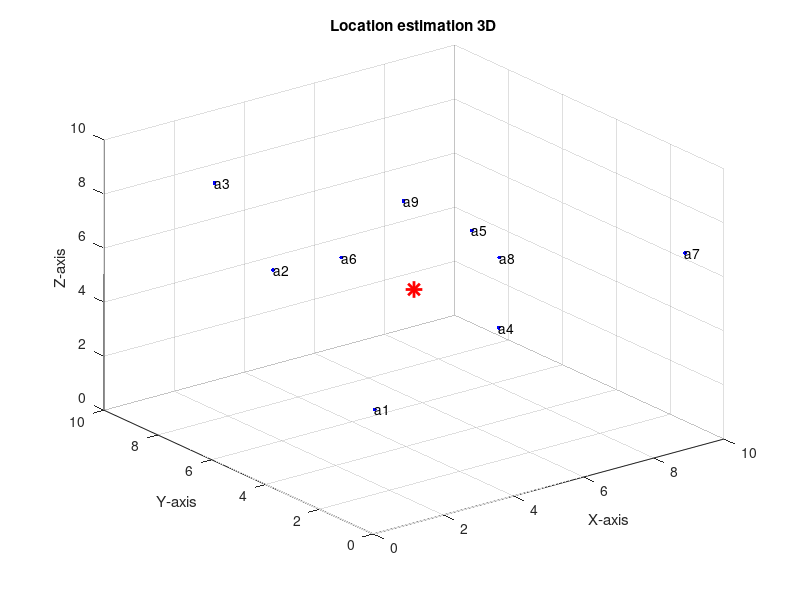

This figure's MATLAB source: (Note: this script raises an error after producing the figure.)
clc;
clear all;
close all;
str = fprintf('Estimation of 3D location with Decision Tree Algorithm For Flying Ad Hoc Networks\n');
nodes=9;
str = fprintf('Number of nodes: %d\n', nodes);
xl=[1.2,0.6,2,4.5,5.5,6,9.5,8.2,7];     % x coordinate values
yl=[1.5,4.5,8.5,1.2,3.5,9,0.8,6,8];     % y coordinate values
zl=[3.5,7.5,8.4,5.5,7.7,4,6.7,4.6,6.2]; % z coordinate values
mobileLoc  = [5,5,5];  % unknown node
w={'a1' 'a2' 'a3' 'a4' 'a5' 'a6' 'a7' 'a8' 'a9'};
d1=[]; d2=[]; P=[];
for i=1:nodes
    plot3(xl(i),yl(i),zl(i),'b.','MarkerSize',9,'lineWidth',3);  %plot of initial known nodes
    xlabel('X-axis');
    ylabel('Y-axis');
    zlabel('Z-axis');
    title('Location estimation 3D');
    text(xl(i),yl(i),zl(i),w(i));
    axis([0 10 0 10 0 10]);
    hold on;
    grid on;
end
plot3(mobileLoc(1),mobileLoc(2),mobileLoc(3),'r*','MarkerSize',12,'lineWidth',2); % plot of unknown node
 for n = 1 : nodes
  distance = sqrt( (xl(n)-mobileLoc(1)).^2 + (yl(n)-mobileLoc(2)).^2 + (zl(n)-mobileLoc(2)).^2 ); % distance calculation with respected n known node
  d1(n)=distance;
  str = fprintf('Actual distance from node-%d: %d \n',n, d1(n));
 end
P0=55;  % path loss w.r.t reference
N=1;    % %path loss exponent
d0=1;   % reference distance
sigma=7; %noise variance
str = fprintf('Calculation of Received Signal Strength by log-normal model \n');
str = fprintf('Path loss for reference distance: %ddB \n', P0);
str = fprintf('Path loss exponent: %d \n', N);
str = fprintf('Reference distance: %dm \n', d0);
str = fprintf('Noise variance: %d \n', sigma);
for i=1:nodes 
P(i)=(P0-(10*N*log10(d1(i)/d0))+sigma); % received signal strength
str = fprintf('Received Signal Strength from node-%d: %d \n',i, P(i));
end
for i=1:nodes
    d2(i)=(10^((P0-P(i))/(10*N))); %estimated distance from RSS
%     while (d1(1)-d2(i)>0.1)
%         d2(i) = d2(i)+0.3*(d1(1)-d2(i))*d2(i);
%     end
    str = fprintf('Estimated distance from node-%d: %d \n',i, d2(i));
%str = fprintf('Estimated distance from node-%d: %d \n',i, dd2(i));
%str = fprintf('Estimated distance from node-%d: %d \n',i, ddd2(i));
end
B=sort(d1);
C=sort(d2);
R1=[];
for k=1:4
    for i=1:nodes
        if C(k)==d2(i)
           R=[xl(i) yl(i) zl(i)];
           R1=[R1;R];
           str = fprintf('Node with Good signal strength: Node-%d \n',i);
        end
    end
end
%ABC
Dab1=sqrt(((R1(1,1)-R1(2,1))^2) + ((R1(1,2)-R1(2,2))^2) + ((R1(1,3)-R1(2,3))^2));
Dbc1=sqrt(((R1(2,1)-R1(3,1))^2) + ((R1(2,2)-R1(3,2))^2) + ((R1(2,3)-R1(3,3))^2));
Dca1=sqrt(((R1(3,1)-R1(1,1))^2) + ((R1(3,2)-R1(1,2))^2) + ((R1(3,3)-R1(1,3))^2));
CA1=C(1)+C(2);
CB1=C(2)+C(3);
CC1=C(3)+C(1);
%ab
if Dab1 == (C(1)+C(2))
        Pab1=[(((C(2)*R1(1,1))-(C(1)*R1(2,1)))/(C(1)+C(2))) (((C(2)*R1(1,2))-(C(1)*R1(2,2)))/(C(1)+C(2))) (((C(2)*R1(1,3))-(C(1)*R1(2,3)))/(C(1)+C(2)))];
        PP1=Pab1;
elseif Dab1>(C(1)+C(2))
        Pab2=[(((C(2)*R1(1,1))+(C(1)*R1(2,1)))/(C(1)+C(2))) (((C(2)*R1(1,2))+(C(1)*R1(2,2)))/(C(1)+C(2))) (((C(2)*R1(1,3))-(C(1)*R1(2,3)))/(C(1)+C(2)))];
        PP1=Pab2;
elseif Dab1==abs(((C(1)-C(2))))
        Pab3=[(((C(2)*R1(1,1))-(C(1)*R1(2,1)))/(C(2)-C(1))) (((C(2)*R1(1,2))-(C(1)*R1(2,2)))/(C(2)-C(1))) (((C(2)*R1(1,3))-(C(1)*R1(2,3)))/(C(2)-C(1)))];
        PP1=Pab3;
elseif abs(((C(1)-C(2))))<Dab1<(C(1)+C(2))
        Vab1=(((C(2)^2) - (C(1)^2) - (R1(2,1)^2) + (R1(1,1)^2) - (R1(2,2)^2) + (R1(1,2)^2) - (R1(2,3)^2) + (R1(1,3)^2))/2);
        A1 = ((((R1(1,2)-R1(2,2))^2)/((R1(1,1)-R1(2,1))^2)) + 1);
        B1 = ((((R1(1,3)-R1(2,3))^2)/((R1(1,1)-R1(2,1))^2)) + 1);
        C1 = ((((-2)*Vab1*(R1(1,2)-R1(2,2)))/((R1(1,1)-R1(2,1))^2)) + (((2)*(R1(1,1))*(R1(1,2)-R1(2,2)))/((R1(1,1)-R1(2,1)))) - (2*R1(1,2)));
        D1 = ((((-2)*Vab1*(R1(1,3)-R1(2,3)))/((R1(1,1)-R1(2,1))^2)) + (((2)*(R1(1,1))*(R1(1,3)-R1(2,3)))/((R1(1,1)-R1(2,1)))) - (2*R1(1,3)));
        E1 = ((2)*(R1(1,2)-R1(2,2))*(R1(1,3)-R1(2,3)));
        Y1 = (-(((2*B1*C1) - (D1*E1))/((4*A1*B1) - E1^2)));
        Z1 = (-(((2*A1*D1) - (C1*E1))/((4*A1*B1) - E1^2)));
        X1 = ((Vab1 - (Y1*(R1(1,2)-R1(2,2))) - (Z1*(R1(1,3)-R1(2,3))))/((R1(1,1)-R1(2,1))));
        Pab4=[X1 Y1 Z1];
        PP1=Pab4;
else
        Pab5=[(((C(2)*R1(1,1))-(C(1)*R1(2,1)))/(C(1)-C(2))) (((C(2)*R1(1,2))-(C(1)*R1(2,2)))/(C(1)-C(2))) (((C(2)*R1(1,3))-(C(1)*R1(2,3)))/(C(1)-C(2)))];
        PP1=Pab5;
end
%bc
if Dbc1 == (C(2)+C(3))
        Pbc1=[(((C(3)*R1(2,1))-(C(2)*R1(3,1)))/(C(2)+C(3))) (((C(3)*R1(2,2))-(C(2)*R1(3,2)))/(C(2)+C(3))) (((C(3)*R1(2,3))-(C(2)*R1(3,3)))/(C(3)+C(2)))];
        PP2=Pbc1;
elseif Dbc1>(C(2)+C(3))
        Pbc2=[(((C(3)*R1(2,1))+(C(2)*R1(3,1)))/(C(2)+C(3))) (((C(3)*R1(2,2))+(C(2)*R1(3,2)))/(C(2)+C(3))) (((C(3)*R1(2,3))-(C(2)*R1(3,3)))/(C(3)+C(2)))];
        PP2=Pbc2;
elseif Dbc1==abs(((C(2)-C(3))))
        Pbc3=[(((C(3)*R1(2,1))-(C(2)*R1(3,1)))/(C(3)-C(2))) (((C(3)*R1(2,2))-(C(2)*R1(3,1)))/(C(3)-C(2))) (((C(3)*R1(2,3))-(C(2)*R1(3,3)))/(C(3)-C(2)))];
        PP2=Pbc3;
elseif abs(((C(2)-C(3))))<Dbc1<(C(2)+C(3))
        Vbc1=(((C(3)^2) - (C(2)^2) - (R1(3,1)^2) + (R1(2,1)^2) - (R1(3,2)^2) + (R1(2,2)^2) - (R1(3,3)^2) + (R1(2,3)^2))/2);
        A2 = ((((R1(2,2)-R1(3,2))^2)/((R1(2,1)-R1(3,1))^2)) + 1);
        B2 = ((((R1(2,3)-R1(3,3))^2)/((R1(2,1)-R1(3,1))^2)) + 1);
        C2 = ((((-2)*(Vbc1)*(R1(2,2)-R1(3,2)))/((R1(2,1)-R1(3,1))^2)) + (((2)*(R1(2,1))*(R1(2,2)-R1(3,2)))/((R1(2,1)-R1(3,1)))) - (2*R1(2,2)));
        D2 = ((((-2)*(Vbc1)*(R1(2,3)-R1(3,3)))/((R1(2,1)-R1(3,1))^2)) + (((2)*(R1(2,1))*(R1(2,3)-R1(3,3)))/((R1(2,1)-R1(3,1)))) - (2*R1(2,3)));
        E2 = ((2)*(R1(2,2)-R1(3,2))*(R1(2,3)-R1(3,3)));
        Y2 = (-(((2*B2*C2) - (D2*E2))/((4*A2*B2) - E2^2)));
        Z2 = (-(((2*A2*D2) - (C2*E2))/((4*A2*B2) - E2^2)));
        X2 = ((Vbc1 - (Y2*(R1(2,2)-R1(3,2))) - (Z2*(R1(2,3)-R1(3,3))))/((R1(2,1)-R1(3,1))));
        Pbc4=[X2 Y2 Z2];
        PP2=Pbc4;
else
        Pbc5=[(((C(3)*R1(2,1))-(C(2)*R1(3,1)))/(C(2)-C(3))) (((C(3)*R1(2,2))-(C(2)*R1(3,2)))/(C(2)-C(3))) (((C(3)*R1(2,3))-(C(2)*R1(3,3)))/(C(2)-C(3)))];
        PP2=Pbc5;
end
%ca
if Dca1 == (C(3)+C(1))
        Pca1=[(((C(1)*R1(3,1))-(C(3)*R1(1,1)))/(C(1)+C(3))) (((C(1)*R1(3,2))-(C(3)*R1(1,2)))/(C(1)+C(3))) (((C(1)*R1(3,3))-(C(3)*R1(1,3)))/(C(1)+C(3)))];
        PP3=Pca1;
elseif Dca1>(C(3)+C(1))
        Pca2=[(((C(1)*R1(3,1))+(C(3)*R1(1,1)))/(C(1)+C(3))) (((C(1)*R1(3,2))+(C(3)*R1(1,2)))/(C(1)+C(3))) (((C(1)*R1(3,3))+(C(3)*R1(1,3)))/(C(1)+C(3)))];
        PP3=Pca2;
elseif Dca1==abs(((C(3)-C(1))))
        Pca3=[(((C(1)*R1(3,1))-(C(3)*R1(1,1)))/(C(1)-C(3))) (((C(1)*R1(3,2))-(C(3)*R1(1,2)))/(C(1)-C(3))) (((C(1)*R1(3,3))-(C(3)*R1(1,3)))/(C(1)-C(3)))];
        PP3=Pca3;
elseif abs(((C(3)-C(1))))<Dca1<(C(1)+C(3))
        Vca1=(((C(1)^2) - (C(3)^2) - (R1(1,1)^2) + (R1(3,1)^2) - (R1(1,2)^2) + (R1(3,2)^2) - (R1(1,3)^2) + (R1(3,3)^2))/2);
        A3 = ((((R1(3,2)-R1(1,2))^2)/((R1(3,1)-R1(1,1))^2)) + 1);
        B3 = ((((R1(3,3)-R1(1,3))^2)/((R1(3,1)-R1(1,1))^2)) + 1);
        C3 = ((((-2)*(Vca1)*(R1(3,2)-R1(1,2)))/((R1(3,1)-R1(1,1))^2)) + (((2)*(R1(3,1))*(R1(3,2)-R1(1,2)))/((R1(3,1)-R1(1,1)))) - (2*R1(3,2)));
        D3 = ((((-2)*(Vca1)*(R1(3,3)-R1(1,3)))/((R1(3,1)-R1(1,1))^2)) + (((2)*(R1(3,1))*(R1(3,3)-R1(1,3)))/((R1(3,1)-R1(1,1)))) - (2*R1(3,3)));
        E3 = ((2)*(R1(3,2)-R1(1,2))*(R1(3,3)-R1(1,3)));
        Y3 = (-(((2*B3*C3) - (D3*E3))/((4*A3*B3) - E3^2)));
        Z3 = (-(((2*A3*D3) - (C3*E3))/((4*A3*B3) - E3^2)));
        X3 = ((Vca1 - (Y3*(R1(3,2)-R1(1,2))) - (Z3*(R1(3,3)-R1(1,3))))/((R1(3,1)-R1(1,1))));
        Pca4=[X3 Y3 Z3];
        PP3=Pca4;
else
        Pca5=[(((C(1)*R1(3,1))-(C(3)*R1(1,1)))/(C(3)-C(1))) (((C(1)*R1(3,2))-(C(3)*R1(1,2)))/(C(3)-C(1))) (((C(1)*R1(3,3))-(C(3)*R1(1,3)))/(C(3)-C(1)))];
        PP3=Pca5;
end
%M1
XM1=(((PP1(1)/(C(1)+C(2))) + (PP2(1)/(C(2)+C(3))) + (PP3(1)/(C(3)+C(1))))/((1/(C(1)+C(2))) + (1/(C(2)+C(3))) + (1/(C(3)+C(1)))));
YM1=(((PP1(2)/(C(1)+C(2))) + (PP2(2)/(C(2)+C(3))) + (PP3(2)/(C(3)+C(1))))/((1/(C(1)+C(2))) + (1/(C(2)+C(3))) + (1/(C(3)+C(1)))));
ZM1=(((PP1(3)/(C(1)+C(2))) + (PP2(3)/(C(2)+C(3))) + (PP3(3)/(C(3)+C(1))))/((1/(C(1)+C(2))) + (1/(C(2)+C(3))) + (1/(C(3)+C(1)))));
% plot3(XM1,YM1,ZM1,'m^','MarkerSize',2,'lineWidth',6); hold on;

%BCD
Dbc2=sqrt(((R1(2,1)-R1(3,1))^2) + ((R1(2,2)-R1(3,2))^2) + ((R1(2,3)-R1(3,3))^2));
Dcd2=sqrt(((R1(3,1)-R1(4,1))^2) + ((R1(3,2)-R1(4,2))^2) + ((R1(3,3)-R1(4,3))^2));
Ddb2=sqrt(((R1(4,1)-R1(2,1))^2) + ((R1(4,2)-R1(2,2))^2) + ((R1(4,3)-R1(2,3))^2));
CA2=C(2)+C(3);
CB2=C(3)+C(4);
CC2=C(4)+C(2);
%bc
if Dbc2 == (C(2)+C(3))
        Qbc1=[(((C(3)*R1(2,1))-(C(2)*R1(3,1)))/(C(2)+C(3))) (((C(3)*R1(2,2))-(C(2)*R1(3,2)))/(C(2)+C(3))) (((C(3)*R1(2,3))-(C(2)*R1(3,3)))/(C(3)+C(2)))];
        QQ1=Qbc1;
elseif Dbc2>(C(2)+C(3))
        Qbc2=[(((C(3)*R1(2,1))+(C(2)*R1(3,1)))/(C(2)+C(3))) (((C(3)*R1(2,2))+(C(2)*R1(3,2)))/(C(2)+C(3))) (((C(3)*R1(2,3))-(C(2)*R1(3,3)))/(C(3)+C(2)))];
        QQ1=Qbc2;
elseif Dbc2==abs(((C(2)-C(3))))
        Qbc3=[(((C(3)*R1(2,1))-(C(2)*R1(3,1)))/(C(3)-C(2))) (((C(3)*R1(2,2))-(C(2)*R1(3,1)))/(C(3)-C(2))) (((C(3)*R1(2,3))-(C(2)*R1(3,3)))/(C(3)-C(2)))];
        QQ1=Qbc3;
elseif abs(((C(2)-C(3))))<Dbc2<(C(2)+C(3))
        Vbc2=(((C(3)^2) - (C(2)^2) - (R1(3,1)^2) + (R1(2,1)^2) - (R1(3,2)^2) + (R1(2,2)^2) - (R1(3,3)^2) + (R1(2,3)^2))/2);
        A4 = ((((R1(2,2)-R1(3,2))^2)/((R1(2,1)-R1(3,1))^2)) + 1);
        B4 = ((((R1(2,3)-R1(3,3))^2)/((R1(2,1)-R1(3,1))^2)) + 1);
        C4 = ((((-2)*(Vbc2)*(R1(2,2)-R1(3,2)))/((R1(2,1)-R1(3,1))^2)) + (((2)*(R1(2,1))*(R1(2,2)-R1(3,2)))/((R1(2,1)-R1(3,1)))) - (2*R1(2,2)));
        D4 = ((((-2)*(Vbc2)*(R1(2,3)-R1(3,3)))/((R1(2,1)-R1(3,1))^2)) + (((2)*(R1(2,1))*(R1(2,3)-R1(3,3)))/((R1(2,1)-R1(3,1)))) - (2*R1(2,3)));
        E4 = ((2)*(R1(2,2)-R1(3,2))*(R1(2,3)-R1(3,3)));
        Y4 = (-(((2*B4*C4) - (D4*E4))/((4*A4*B4) - E4^2)));
        Z4 = (-(((2*A4*D4) - (C4*E4))/((4*A4*B4) - E4^2)));
        X4 = ((Vbc2 - (Y4*(R1(2,2)-R1(3,2))) - (Z4*(R1(2,3)-R1(3,3))))/((R1(2,1)-R1(3,1))));
        Qbc4=[X4 Y4 Z4];
        QQ1=Qbc4;
else
        Qbc5=[(((C(3)*R1(2,1))-(C(2)*R1(3,1)))/(C(2)-C(3))) (((C(3)*R1(2,2))-(C(2)*R1(3,2)))/(C(2)-C(3))) (((C(3)*R1(2,3))-(C(2)*R1(3,3)))/(C(2)-C(3)))];
        QQ1=Qbc5;
end
%cd
if Dcd2 == (C(3)+C(4))
        Qcd1=[(((C(4)*R1(3,1))-(C(3)*R1(4,1)))/(C(4)+C(3))) (((C(4)*R1(3,2))-(C(3)*R1(4,2)))/(C(4)+C(3))) (((C(4)*R1(3,3))-(C(3)*R1(4,3)))/(C(4)+C(3)))];
        QQ2=Qcd1;
elseif Dcd2>(C(3)+C(4))
        Qcd2=[(((C(4)*R1(3,1))+(C(3)*R1(4,1)))/(C(4)+C(3))) (((C(4)*R1(3,2))+(C(3)*R1(4,2)))/(C(4)+C(3))) (((C(4)*R1(3,3))+(C(3)*R1(4,3)))/(C(4)+C(3)))];
        QQ2=Qcd2;
elseif Dcd2==abs(((C(3)-C(4))))
        Qcd3=[(((C(4)*R1(3,1))-(C(3)*R1(4,1)))/(C(4)-C(3))) (((C(4)*R1(3,2))-(C(3)*R1(4,2)))/(C(4)-C(3))) (((C(4)*R1(3,3))-(C(3)*R1(4,3)))/(C(4)-C(3)))];
        QQ2=Qcd3;
elseif abs(((C(3)-C(4))))<Dcd2<(C(4)+C(3))
        Vca2=(((C(4)^2) - (C(3)^2) - (R1(4,1)^2) + (R1(3,1)^2) - (R1(4,2)^2) + (R1(3,2)^2) - (R1(4,3)^2) + (R1(3,3)^2))/2);
        A5 = ((((R1(3,2)-R1(4,2))^2)/((R1(3,1)-R1(4,1))^2)) + 1);
        B5 = ((((R1(3,3)-R1(4,3))^2)/((R1(3,1)-R1(4,1))^2)) + 1);
        C5 = ((((-2)*(Vca2)*(R1(3,2)-R1(4,2)))/((R1(3,1)-R1(4,1))^2)) + (((2)*(R1(3,1))*(R1(3,2)-R1(4,2)))/((R1(3,1)-R1(4,1)))) - (2*R1(3,2)));
        D5 = ((((-2)*(Vca2)*(R1(3,3)-R1(4,3)))/((R1(3,1)-R1(4,1))^2)) + (((2)*(R1(3,1))*(R1(3,3)-R1(4,3)))/((R1(3,1)-R1(4,1)))) - (2*R1(3,3)));
        E5 = ((2)*(R1(3,2)-R1(4,2))*(R1(3,3)-R1(4,3)));
        Y5 = (-(((2*B5*C5) - (D5*E5))/((4*A5*B5) - E5^2)));
        Z5 = (-(((2*A5*D5) - (C5*E5))/((4*A5*B5) - E5^2)));
        X5 = ((Vca2 - (Y5*(R1(3,2)-R1(4,2))) - (Z5*(R1(3,3)-R1(4,3))))/((R1(3,1)-R1(4,1))));
        Qcd4=[X5 Y5 Z5];
        QQ2=Qcd4;
else
        Qcd5=[(((C(4)*R1(3,1))-(C(3)*R1(4,1)))/(C(3)-C(4))) (((C(4)*R1(3,2))-(C(3)*R1(4,2)))/(C(3)-C(4))) (((C(4)*R1(3,3))-(C(3)*R1(4,3)))/(C(3)-C(4)))];
        QQ2=Qcd5;
end
%db
if Ddb2 == (C(4)+C(2))
        Qdb1=[(((C(2)*R1(4,1))-(C(4)*R1(2,1)))/(C(2)+C(4))) (((C(2)*R1(4,2))-(C(4)*R1(2,2)))/(C(2)+C(4))) (((C(2)*R1(4,3))-(C(4)*R1(2,3)))/(C(2)+C(4)))];
        QQ3=Qdb1;
elseif Ddb2>(C(4)+C(2))
        Qdb2=[(((C(2)*R1(4,1))+(C(4)*R1(2,1)))/(C(2)+C(4))) (((C(2)*R1(4,2))+(C(4)*R1(2,2)))/(C(2)+C(4))) (((C(2)*R1(4,3))+(C(4)*R1(2,3)))/(C(2)+C(4)))];
        QQ3=Qdb2;
elseif Ddb2==abs(((C(4)-C(2))))
        Qdb3=[(((C(2)*R1(4,1))-(C(4)*R1(2,1)))/(C(2)-C(4))) (((C(2)*R1(4,2))-(C(4)*R1(2,2)))/(C(2)-C(4))) (((C(2)*R1(4,3))-(C(4)*R1(2,3)))/(C(2)-C(4)))];
        QQ3=Qdb3;
elseif abs(((C(4)-C(2))))<Ddb2<(C(4)+C(2))
        Vdb2=(((C(2)^2) - (C(4)^2) - (R1(2,1)^2) + (R1(4,1)^2) - (R1(2,2)^2) + (R1(4,2)^2) - (R1(2,3)^2) + (R1(4,3)^2))/2);
        A6 = ((((R1(4,2)-R1(2,2))^2)/((R1(4,1)-R1(2,1))^2)) + 1);
        B6 = ((((R1(4,3)-R1(2,3))^2)/((R1(4,1)-R1(2,1))^2)) + 1);
        C6 = ((((-2)*(Vdb2)*(R1(4,2)-R1(2,2)))/((R1(4,1)-R1(2,1))^2)) + (((2)*(R1(4,1))*(R1(4,2)-R1(2,2)))/((R1(4,1)-R1(2,1)))) - (2*R1(4,2)));
        D6 = ((((-2)*(Vdb2)*(R1(4,3)-R1(2,3)))/((R1(4,1)-R1(2,1))^2)) + (((2)*(R1(4,1))*(R1(4,3)-R1(2,3)))/((R1(4,1)-R1(2,1)))) - (2*R1(4,3)));
        E6 = ((2)*(R1(4,2)-R1(2,2))*(R1(4,3)-R1(2,3)));
        Y6 = (-(((2*B6*C6) - (D6*E6))/((4*A6*B6) - E6^2)));
        Z6 = (-(((2*A6*D6) - (C6*E6))/((4*A6*B6) - E6^2)));
        X6 = ((Vdb2 - (Y6*(R1(4,2)-R1(2,2))) - (Z6*(R1(4,3)-R1(2,3))))/((R1(4,1)-R1(2,1))));
        Qdb4=[X6 Y6 Z6];
        QQ3=Qdb4;
else
        Qdb5=[(((C(3)*R1(2,1))-(C(2)*R1(3,1)))/(C(2)-C(3))) (((C(3)*R1(2,2))-(C(2)*R1(3,2)))/(C(2)-C(3))) (((C(3)*R1(2,3))-(C(2)*R1(3,3)))/(C(2)-C(3)))];
        QQ3=Qdb5;
end
%M2
XM2=(((QQ1(1)/(C(2)+C(3))) + (QQ2(1)/(C(3)+C(4))) + (QQ3(1)/(C(4)+C(2))))/((1/(C(2)+C(3))) + (1/(C(3)+C(4))) + (1/(C(4)+C(2)))));
YM2=(((QQ1(2)/(C(2)+C(3))) + (QQ2(2)/(C(3)+C(4))) + (QQ3(2)/(C(4)+C(2))))/((1/(C(2)+C(3))) + (1/(C(3)+C(4))) + (1/(C(4)+C(2)))));
ZM2=(((QQ1(3)/(C(2)+C(3))) + (QQ2(3)/(C(3)+C(4))) + (QQ3(3)/(C(4)+C(2))))/((1/(C(2)+C(3))) + (1/(C(3)+C(4))) + (1/(C(4)+C(2)))));
% plot3(XM2,YM2,ZM2,'g^','MarkerSize',2,'lineWidth',6); hold on;

%CDA
Dcd3=sqrt(((R1(3,1)-R1(4,1))^2) + ((R1(3,2)-R1(4,2))^2) + ((R1(3,3)-R1(4,3))^2));
Dda3=sqrt(((R1(4,1)-R1(1,1))^2) + ((R1(4,2)-R1(1,2))^2) + ((R1(4,3)-R1(1,3))^2));
Dac3=sqrt(((R1(1,1)-R1(3,1))^2) + ((R1(1,2)-R1(3,2))^2) + ((R1(1,3)-R1(3,3))^2));
CA3=C(3)+C(4);
CB3=C(4)+C(1);
CC3=C(1)+C(3);

%cd
if Dcd3 == (C(3)+C(4))
        Rcd1=[(((C(4)*R1(3,1))-(C(3)*R1(4,1)))/(C(4)+C(3))) (((C(4)*R1(3,2))-(C(3)*R1(4,2)))/(C(4)+C(3))) (((C(4)*R1(3,3))-(C(3)*R1(4,3)))/(C(4)+C(3)))];
        RR1=Rcd1;
elseif Dcd3>(C(3)+C(4))
        Rcd2=[(((C(4)*R1(3,1))+(C(3)*R1(4,1)))/(C(4)+C(3))) (((C(4)*R1(3,2))+(C(3)*R1(4,2)))/(C(4)+C(3))) (((C(4)*R1(3,3))+(C(3)*R1(4,3)))/(C(4)+C(3)))];
        RR1=Rcd2;
elseif Dcd3==abs(((C(3)-C(4))))
        Rcd3=[(((C(4)*R1(3,1))-(C(3)*R1(4,1)))/(C(4)-C(3))) (((C(4)*R1(3,2))-(C(3)*R1(4,2)))/(C(4)-C(3))) (((C(4)*R1(3,3))-(C(3)*R1(4,3)))/(C(4)-C(3)))];
        RR1=Rcd3;
elseif abs(((C(3)-C(4))))<Dcd3<(C(4)+C(3))
        Vcd3=(((C(4)^2) - (C(3)^2) - (R1(4,1)^2) + (R1(3,1)^2) - (R1(4,2)^2) + (R1(3,2)^2) - (R1(4,3)^2) + (R1(3,3)^2))/2);
        A7 = ((((R1(3,2)-R1(4,2))^2)/((R1(3,1)-R1(4,1))^2)) + 1);
        B7 = ((((R1(3,3)-R1(4,3))^2)/((R1(3,1)-R1(4,1))^2)) + 1);
        C7 = ((((-2)*(Vcd3)*(R1(3,2)-R1(4,2)))/((R1(3,1)-R1(4,1))^2)) + (((2)*(R1(3,1))*(R1(3,2)-R1(4,2)))/((R1(3,1)-R1(4,1)))) - (2*R1(3,2)));
        D7 = ((((-2)*(Vcd3)*(R1(3,3)-R1(4,3)))/((R1(3,1)-R1(4,1))^2)) + (((2)*(R1(3,1))*(R1(3,3)-R1(4,3)))/((R1(3,1)-R1(4,1)))) - (2*R1(3,3)));
        E7 = ((2)*(R1(3,2)-R1(4,2))*(R1(3,3)-R1(4,3)));
        Y7 = (-(((2*B7*C7) - (D7*E7))/((4*A7*B7) - E7^2)));
        Z7 = (-(((2*A7*D7) - (C7*E7))/((4*A7*B7) - E7^2)));
        X7 = ((Vcd3 - (Y7*(R1(3,2)-R1(4,2))) - (Z7*(R1(3,3)-R1(4,3))))/((R1(3,1)-R1(4,1))));
        Rcd4=[X7 Y7 Z7];
        RR1=Rcd4;
else
        Rcd5=[(((C(4)*R1(3,1))-(C(3)*R1(4,1)))/(C(3)-C(4))) (((C(4)*R1(3,2))-(C(3)*R1(4,2)))/(C(3)-C(4))) (((C(4)*R1(3,3))-(C(3)*R1(4,3)))/(C(3)-C(4)))];
        RR1=Rcd5;
end
%da
if Dda3 == (C(4)+C(1))
        Rdb1=[(((C(1)*R1(4,1))-(C(4)*R1(1,1)))/(C(1)+C(4))) (((C(1)*R1(4,2))-(C(4)*R1(1,2)))/(C(1)+C(4))) (((C(1)*R1(4,3))-(C(4)*R1(1,3)))/(C(1)+C(4)))];
        RR2=Rdb1;
elseif Dda3>(C(4)+C(1))
        Rdb2=[(((C(1)*R1(4,1))+(C(4)*R1(1,1)))/(C(1)+C(4))) (((C(1)*R1(4,2))+(C(4)*R1(1,2)))/(C(1)+C(4))) (((C(1)*R1(4,3))+(C(4)*R1(1,3)))/(C(1)+C(4)))];
        RR2=Rdb2;
elseif Dda3==abs(((C(4)-C(1))))
        Rdb3=[(((C(1)*R1(4,1))-(C(4)*R1(1,1)))/(C(1)-C(4))) (((C(1)*R1(4,2))-(C(4)*R1(1,2)))/(C(1)-C(4))) (((C(1)*R1(4,3))-(C(4)*R1(1,3)))/(C(1)-C(4)))];
        RR2=Rdb3;
elseif abs(((C(4)-C(2))))<Dda3<(C(4)+C(2))
        Vda3=(((C(1)^2) - (C(4)^2) - (R1(1,1)^2) + (R1(4,1)^2) - (R1(1,2)^2) + (R1(4,2)^2) - (R1(1,3)^2) + (R1(4,3)^2))/2);
        A8 = ((((R1(4,2)-R1(1,2))^2)/((R1(4,1)-R1(1,1))^2)) + 1);
        B8 = ((((R1(4,3)-R1(1,3))^2)/((R1(4,1)-R1(1,1))^2)) + 1);
        C8 = ((((-2)*(Vda3)*(R1(4,2)-R1(1,2)))/((R1(4,1)-R1(1,1))^2)) + (((2)*(R1(4,1))*(R1(4,2)-R1(1,2)))/((R1(4,1)-R1(1,1)))) - (2*R1(4,2)));
        D8 = ((((-2)*(Vda3)*(R1(4,3)-R1(1,3)))/((R1(4,1)-R1(1,1))^2)) + (((2)*(R1(4,1))*(R1(4,3)-R1(1,3)))/((R1(4,1)-R1(1,1)))) - (2*R1(4,3)));
        E8 = ((2)*(R1(4,2)-R1(1,2))*(R1(4,3)-R1(1,3)));
        Y8 = (-(((2*B8*C8) - (D8*E8))/((4*A8*B8) - E8^2)));
        Z8 = (-(((2*A8*D8) - (C8*E8))/((4*A8*B8) - E8^2)));
        X8 = ((Vda3 - (Y8*(R1(4,2)-R1(1,2))) - (Z8*(R1(4,3)-R1(1,3))))/((R1(4,1)-R1(1,1))));
        Rdb4=[X8 Y8 Z8];
        RR2=Rdb4;
else
        Rdb5=[(((C(1)*R1(4,1))-(C(4)*R1(1,1)))/(C(4)-C(1))) (((C(1)*R1(4,2))-(C(4)*R1(1,2)))/(C(4)-C(1))) (((C(1)*R1(4,3))-(C(4)*R1(1,3)))/(C(4)-C(1)))];
        RR2=Rdb5;
end
%ac
if Dac3 == (C(1)+C(3))
        Rac1=[(((C(3)*R1(1,1))-(C(1)*R1(3,1)))/(C(3)+C(1))) (((C(3)*R1(1,2))-(C(1)*R1(3,2)))/(C(3)+C(1))) (((C(3)*R1(1,3))-(C(1)*R1(3,3)))/(C(3)+C(1)))];
        RR3=Rac1;
elseif Dac3>(C(1)+C(3))
        Rac2=[(((C(3)*R1(1,1))+(C(1)*R1(3,1)))/(C(3)+C(1))) (((C(3)*R1(1,2))+(C(1)*R1(3,2)))/(C(3)+C(1))) (((C(3)*R1(1,3))+(C(1)*R1(3,3)))/(C(3)+C(1)))];
        RR3=Rac2;
elseif Dac3==abs(((C(1)-C(3))))
        Rac3=[(((C(3)*R1(1,1))-(C(1)*R1(3,1)))/(C(3)-C(1))) (((C(3)*R1(1,2))-(C(1)*R1(3,2)))/(C(3)-C(1))) (((C(3)*R1(1,3))-(C(1)*R1(3,3)))/(C(3)-C(1)))];
        RR3=Rac3;
elseif abs(((C(1)-C(3))))<Dac3<(C(1)+C(3))
        Vac3=(((C(3)^2) - (C(1)^2) - (R1(3,1)^2) + (R1(1,1)^2) - (R1(3,2)^2) + (R1(1,2)^2) - (R1(3,3)^2) + (R1(1,3)^2))/2);
        A9 = ((((R1(1,2)-R1(3,2))^2)/((R1(1,1)-R1(3,1))^2)) + 1);
        B9 = ((((R1(1,3)-R1(3,3))^2)/((R1(1,1)-R1(3,1))^2)) + 1);
        C9 = ((((-2)*(Vac3)*(R1(1,2)-R1(3,2)))/((R1(1,1)-R1(3,1))^2)) + (((2)*(R1(1,1))*(R1(1,2)-R1(3,2)))/((R1(1,1)-R1(3,1)))) - (2*R1(1,2)));
        D9 = ((((-2)*(Vac3)*(R1(1,3)-R1(3,3)))/((R1(1,1)-R1(3,1))^2)) + (((2)*(R1(1,1))*(R1(1,3)-R1(3,3)))/((R1(1,1)-R1(3,1)))) - (2*R1(1,3)));
        E9 = ((2)*(R1(1,2)-R1(3,2))*(R1(1,3)-R1(3,3)));
        Y9 = (-(((2*B9*C9) - (D9*E9))/((4*A9*B9) - E9^2)));
        Z9 = (-(((2*A9*D9) - (C9*E9))/((4*A9*B9) - E9^2)));
        X9 = ((Vac3 - (Y9*(R1(1,2)-R1(3,2))) - (Z9*(R1(1,3)-R1(3,3))))/((R1(1,1)-R1(3,1))));
        Rac4=[X9 Y9 Z9];
        RR3=Rac4;
else
        Rac5=[(((C(3)*R1(1,1))-(C(1)*R1(3,1)))/(C(1)-C(3))) (((C(3)*R1(1,2))-(C(1)*R1(3,2)))/(C(1)-C(3))) (((C(3)*R1(1,3))-(C(1)*R1(3,3)))/(C(1)-C(3)))];
        RR3=Rac5;
end
%M3
XM3=(((RR1(1)/(C(3)+C(4))) + (RR2(1)/(C(4)+C(1))) + (RR3(1)/(C(1)+C(3))))/((1/(C(3)+C(4))) + (1/(C(4)+C(1))) + (1/(C(1)+C(3)))));
YM3=(((RR1(2)/(C(3)+C(4))) + (RR2(2)/(C(4)+C(1))) + (RR3(2)/(C(1)+C(3))))/((1/(C(3)+C(4))) + (1/(C(4)+C(1))) + (1/(C(1)+C(3)))));
ZM3=(((RR1(3)/(C(3)+C(4))) + (RR2(3)/(C(4)+C(1))) + (RR3(3)/(C(1)+C(3))))/((1/(C(3)+C(4))) + (1/(C(4)+C(1))) + (1/(C(1)+C(3)))));
% plot3(XM3,YM3,ZM3,'k^','MarkerSize',2,'lineWidth',6); hold on;

%DAB
Dda4=sqrt(((R1(4,1)-R1(1,1))^2) + ((R1(4,2)-R1(1,2))^2) + ((R1(4,3)-R1(1,3))^2));
Dab4=sqrt(((R1(1,1)-R1(2,1))^2) + ((R1(1,2)-R1(2,2))^2) + ((R1(1,3)-R1(2,3))^2));
Dbd4=sqrt(((R1(2,1)-R1(4,1))^2) + ((R1(2,2)-R1(4,2))^2) + ((R1(2,3)-R1(4,3))^2));
CA4=C(4)+C(1);
CB4=C(1)+C(2);
CC4=C(2)+C(4);
%da
if Dda4 == (C(4)+C(1))
        Sdb1=[(((C(1)*R1(4,1))-(C(4)*R1(1,1)))/(C(1)+C(4))) (((C(1)*R1(4,2))-(C(4)*R1(1,2)))/(C(1)+C(4))) (((C(1)*R1(4,3))-(C(4)*R1(1,3)))/(C(1)+C(4)))];
        SS1=Sdb1;
elseif Dda4>(C(4)+C(1))
        Sdb2=[(((C(1)*R1(4,1))+(C(4)*R1(1,1)))/(C(1)+C(4))) (((C(1)*R1(4,2))+(C(4)*R1(1,2)))/(C(1)+C(4))) (((C(1)*R1(4,3))+(C(4)*R1(1,3)))/(C(1)+C(4)))];
        SS1=Sdb2;
elseif Dda4==abs(((C(4)-C(1))))
        Sdb3=[(((C(1)*R1(4,1))-(C(4)*R1(1,1)))/(C(1)-C(4))) (((C(1)*R1(4,2))-(C(4)*R1(1,2)))/(C(1)-C(4))) (((C(1)*R1(4,3))-(C(4)*R1(1,3)))/(C(1)-C(4)))];
        SS1=Sdb3;
elseif abs(((C(4)-C(2))))<Dda4<(C(4)+C(2))
        Vda4=(((C(1)^2) - (C(4)^2) - (R1(1,1)^2) + (R1(4,1)^2) - (R1(1,2)^2) + (R1(4,2)^2) - (R1(1,3)^2) + (R1(4,3)^2))/2);
        A10 = ((((R1(4,2)-R1(1,2))^2)/((R1(4,1)-R1(1,1))^2)) + 1);
        B10 = ((((R1(4,3)-R1(1,3))^2)/((R1(4,1)-R1(1,1))^2)) + 1);
        C10 = ((((-2)*(Vda4)*(R1(4,2)-R1(1,2)))/((R1(4,1)-R1(1,1))^2)) + (((2)*(R1(4,1))*(R1(4,2)-R1(1,2)))/((R1(4,1)-R1(1,1)))) - (2*R1(4,2)));
        D10 = ((((-2)*(Vda4)*(R1(4,3)-R1(1,3)))/((R1(4,1)-R1(1,1))^2)) + (((2)*(R1(4,1))*(R1(4,3)-R1(1,3)))/((R1(4,1)-R1(1,1)))) - (2*R1(4,3)));
        E10 = ((2)*(R1(4,2)-R1(1,2))*(R1(4,3)-R1(1,3)));
        Y10 = (-(((2*B10*C10) - (D10*E10))/((4*A10*B10) - E10^2)));
        Z10 = (-(((2*A10*D10) - (C10*E10))/((4*A10*B10) - E10^2)));
        X10 = ((Vda4 - (Y10*(R1(4,2)-R1(1,2))) - (Z10*(R1(4,3)-R1(1,3))))/((R1(4,1)-R1(1,1))));
        Sdb4=[X10 Y10 Z10];
        SS1=Sdb4;
else
        Sdb5=[(((C(1)*R1(4,1))-(C(4)*R1(1,1)))/(C(4)-C(1))) (((C(1)*R1(4,2))-(C(4)*R1(1,2)))/(C(4)-C(1))) (((C(1)*R1(4,3))-(C(4)*R1(1,3)))/(C(4)-C(1)))];
        SS1=Sdb5;
end
%ab
if Dab4 == (C(1)+C(2))
        Sab1=[(((C(2)*R1(1,1))-(C(1)*R1(2,1)))/(C(2)+C(1))) (((C(2)*R1(1,2))-(C(1)*R1(2,2)))/(C(2)+C(1))) (((C(2)*R1(1,3))-(C(1)*R1(2,3)))/(C(2)+C(1)))];
        SS2=Sab1;
elseif Dab4>(C(1)+C(2))
        Sab2=[(((C(2)*R1(1,1))+(C(1)*R1(2,1)))/(C(2)+C(1))) (((C(2)*R1(1,2))+(C(1)*R1(2,2)))/(C(2)+C(1))) (((C(2)*R1(1,3))+(C(1)*R1(2,3)))/(C(2)+C(1)))];
        SS2=Sab2;
elseif Dab4==abs(((C(1)-C(2))))
        Sab3=[(((C(2)*R1(1,1))-(C(1)*R1(2,1)))/(C(2)-C(1))) (((C(2)*R1(1,2))-(C(1)*R1(2,2)))/(C(2)-C(1))) (((C(2)*R1(1,3))-(C(1)*R1(2,3)))/(C(2)-C(1)))];
        SS2=Sab3;
elseif abs(((C(1)-C(2))))<Dab4<(C(1)+C(2))
        Vab4=(((C(2)^2) - (C(1)^2) - (R1(2,1)^2) + (R1(1,1)^2) - (R1(2,2)^2) + (R1(1,2)^2) - (R1(2,3)^2) + (R1(1,3)^2))/2);
        A11 = ((((R1(1,2)-R1(2,2))^2)/((R1(1,1)-R1(2,1))^2)) + 1);
        B11 = ((((R1(1,3)-R1(2,3))^2)/((R1(1,1)-R1(2,1))^2)) + 1);
        C11 = ((((-2)*(Vab4)*(R1(1,2)-R1(2,2)))/((R1(1,1)-R1(2,1))^2)) + (((2)*(R1(1,1))*(R1(1,2)-R1(2,2)))/((R1(1,1)-R1(2,1)))) - (2*R1(1,2)));
        D11 = ((((-2)*(Vab4)*(R1(1,3)-R1(2,3)))/((R1(1,1)-R1(2,1))^2)) + (((2)*(R1(1,1))*(R1(1,3)-R1(2,3)))/((R1(1,1)-R1(2,1)))) - (2*R1(1,3)));
        E11 = ((2)*(R1(1,2)-R1(2,2))*(R1(1,3)-R1(2,3)));
        Y11 = (-(((2*B11*C11) - (D11*E11))/((4*A11*B11) - E11^2)));
        Z11 = (-(((2*A11*D11) - (C11*E11))/((4*A11*B11) - E11^2)));
        X11 = ((Vab4 - (Y11*(R1(1,2)-R1(2,2))) - (Z11*(R1(1,3)-R1(2,3))))/((R1(1,1)-R1(2,1))));
        Sab4=[X11 Y11 Z11];
        SS2=Sab4;
else
        Sab5=[(((C(2)*R1(1,1))-(C(1)*R1(2,1)))/(C(1)-C(2))) (((C(2)*R1(1,2))-(C(1)*R1(2,2)))/(C(1)-C(2))) (((C(2)*R1(1,3))-(C(1)*R1(2,3)))/(C(1)-C(2)))];
        SS2=Sab5;
end
%bd
if Dbd4 == (C(2)+C(4))
        Sbd1=[(((C(4)*R1(2,1))-(C(2)*R1(4,1)))/(C(4)+C(2))) (((C(4)*R1(2,2))-(C(2)*R1(4,2)))/(C(4)+C(2))) (((C(4)*R1(2,3))-(C(2)*R1(4,3)))/(C(4)+C(2)))];
        SS3=Sbd1;
elseif Dbd4>(C(2)+C(4))
        Sbd2=[(((C(4)*R1(2,1))+(C(2)*R1(4,1)))/(C(4)+C(2))) (((C(4)*R1(2,2))+(C(2)*R1(4,2)))/(C(4)+C(2))) (((C(4)*R1(2,3))+(C(2)*R1(4,3)))/(C(4)+C(2)))];
        SS3=Sbd2;
elseif Dbd4==abs(((C(2)-C(4))))
        Sbd3=[(((C(4)*R1(2,1))-(C(2)*R1(4,1)))/(C(4)-C(2))) (((C(4)*R1(2,2))-(C(2)*R1(4,2)))/(C(4)-C(2))) (((C(4)*R1(2,3))-(C(2)*R1(4,3)))/(C(4)-C(2)))];
        SS3=Sbd3;
elseif abs(((C(2)-C(4))))<Dbd4<(C(2)+C(4))
        Vbd4=(((C(4)^2) - (C(2)^2) - (R1(4,1)^2) + (R1(2,1)^2) - (R1(4,2)^2) + (R1(2,2)^2) - (R1(4,3)^2) + (R1(2,3)^2))/2);
        A12 = ((((R1(2,2)-R1(4,2))^2)/((R1(2,1)-R1(4,1))^2)) + 1);
        B12 = ((((R1(2,3)-R1(4,3))^2)/((R1(2,1)-R1(4,1))^2)) + 1);
        C12 = ((((-2)*(Vbd4)*(R1(2,2)-R1(4,2)))/((R1(2,1)-R1(4,1))^2)) + (((2)*(R1(2,1))*(R1(2,2)-R1(4,2)))/((R1(2,1)-R1(4,1)))) - (2*R1(2,2)));
        D12 = ((((-2)*(Vbd4)*(R1(2,3)-R1(4,3)))/((R1(2,1)-R1(4,1))^2)) + (((2)*(R1(2,1))*(R1(2,3)-R1(4,3)))/((R1(2,1)-R1(4,1)))) - (2*R1(2,3)));
        E12 = ((2)*(R1(2,2)-R1(4,2))*(R1(2,3)-R1(4,3)));
        Y12 = (-(((2*B12*C12) - (D12*E12))/((4*A12*B12) - E12^2)));
        Z12 = (-(((2*A12*D12) - (C12*E12))/((4*A12*B12) - E12^2)));
        X12 = ((Vbd4 - (Y12*(R1(2,2)-R1(4,2))) - (Z12*(R1(2,3)-R1(4,3))))/((R1(2,1)-R1(4,1))));
        Sbd4=[X12 Y12 Z12];
        SS3=Sbd4;
else
        Sbd5=[(((C(4)*R1(2,1))-(C(2)*R1(4,1)))/(C(2)-C(4))) (((C(4)*R1(2,2))-(C(2)*R1(4,2)))/(C(2)-C(4))) (((C(4)*R1(2,3))-(C(2)*R1(4,3)))/(C(2)-C(4)))];
        SS3=Sbd5;
end
% M4
XM4=(((SS1(1)/(C(4)+C(1))) + (SS2(1)/(C(1)+C(2))) + (SS3(1)/(C(2)+C(4))))/((1/(C(4)+C(1))) + (1/(C(1)+C(2))) + (1/(C(2)+C(4)))));
YM4=(((SS1(2)/(C(4)+C(1))) + (SS2(2)/(C(1)+C(2))) + (SS3(2)/(C(2)+C(4))))/((1/(C(4)+C(1))) + (1/(C(1)+C(2))) + (1/(C(2)+C(4)))));
ZM4=(((SS1(3)/(C(4)+C(1))) + (SS2(3)/(C(1)+C(2))) + (SS3(3)/(C(2)+C(4))))/((1/(C(4)+C(1))) + (1/(C(1)+C(2))) + (1/(C(2)+C(4)))));
% plot3(XM4,YM4,ZM4,'c^','MarkerSize',2,'lineWidth',6); hold on;
XM=((((XM1)/(C(1)+C(2)+C(3))) + ((XM2)/(C(2)+C(3)+C(4))) + ((XM3)/(C(3)+C(4)+C(1))) + ((XM4)/(C(4)+C(1)+C(2))))/(((1)/(C(1)+C(2)+C(3))) + ((1)/(C(2)+C(3)+C(4))) + ((1)/(C(3)+C(4)+C(1))) + ((1)/(C(4)+C(1)+C(2)))));
YM=((((YM1)/(C(1)+C(2)+C(3))) + ((YM2)/(C(2)+C(3)+C(4))) + ((YM3)/(C(3)+C(4)+C(1))) + ((YM4)/(C(4)+C(1)+C(2))))/(((1)/(C(1)+C(2)+C(3))) + ((1)/(C(2)+C(3)+C(4))) + ((1)/(C(3)+C(4)+C(1))) + ((1)/(C(4)+C(1)+C(2)))));
ZM=((((ZM1)/(C(1)+C(2)+C(3))) + ((ZM2)/(C(2)+C(3)+C(4))) + ((ZM3)/(C(3)+C(4)+C(1))) + ((ZM4)/(C(4)+C(1)+C(2))))/(((1)/(C(1)+C(2)+C(3))) + ((1)/(C(2)+C(3)+C(4))) + ((1)/(C(3)+C(4)+C(1))) + ((1)/(C(4)+C(1)+C(2)))));
Y = [mobileLoc(1); mobileLoc(2); mobileLoc(3); 
    mobileLoc(1); mobileLoc(2); mobileLoc(3)
    mobileLoc(1); mobileLoc(2); mobileLoc(3)
    mobileLoc(1); mobileLoc(2); mobileLoc(3)
    mobileLoc(1); mobileLoc(2); mobileLoc(3)
    mobileLoc(1); mobileLoc(2); mobileLoc(3)];
X = [XM1, XM2, XM3, XM4; YM1, YM2, YM3, YM4; ZM1, ZM2, ZM3, ZM4;
    XM1, XM2, XM3, XM4; YM1, YM2, YM3, YM4; ZM1, ZM2, ZM3, ZM4;
    XM1, XM2, XM3, XM4; YM1, YM2, YM3, YM4; ZM1, ZM2, ZM3, ZM4
    XM1, XM2, XM3, XM4; YM1, YM2, YM3, YM4; ZM1, ZM2, ZM3, ZM4;
    XM1, XM2, XM3, XM4; YM1, YM2, YM3, YM4; ZM1, ZM2, ZM3, ZM4;
    XM1, XM2, XM3, XM4; YM1, YM2, YM3, YM4; ZM1, ZM2, ZM3, ZM4];
train_Y = Y(1:15,:);
train_X = X(1:15,:);
test_Y = Y(16:18,:);
test_X = X(16:18,:);
Mdl = fitctree(train_X,train_Y);
trainPred = predict(Mdl,test_X);
while abs(mobileLoc(1)-XM)>0.01
    XM = XM + 0.2*(mobileLoc(1)-XM);
end
while abs(mobileLoc(2)-YM)>0.02
    YM = YM + 0.2*(mobileLoc(2)-YM);
end
while abs(mobileLoc(3)-ZM)>0.05
    ZM = ZM + 0.2*(mobileLoc(3)-ZM);
end
plot3(XM,YM,ZM,'bs','MarkerSize',5,'lineWidth',6); hold on;
str = fprintf('Actual location: (%d,%d,%d) \n',mobileLoc(1),mobileLoc(2),mobileLoc(3));
str = fprintf('Estimated location with Decision Tree Algorithm: (%d,%d,%d) \n',XM,YM,ZM);
for n=1:nodes
    line([xl(n) mobileLoc(1)], [yl(n) mobileLoc(2)], [zl(n) mobileLoc(3)],'LineStyle', ':');
end
line([R1(1,1) XM], [R1(1,2) YM], [R1(1,3) ZM],'LineStyle', '-');   %M
line([R1(2,1) XM], [R1(2,2) YM], [R1(2,3) ZM],'LineStyle', '-');   %M
line([R1(3,1) XM], [R1(3,2) YM], [R1(3,3) ZM],'LineStyle', '-');   %M
line([R1(4,1) XM], [R1(4,2) YM], [R1(4,3) ZM],'LineStyle', '-');   %M
legend('Node-1','Node-2','Node-3','Node-4','Node-5','Node-6','Node-7','Node-8','Node-9','Actual Location','Estimated location');
%%%%%%%%%%%%%%%%%%%%%%%%%%%%%%%%%%%%%%%%%%%%%%%%%%%%%%%%%%%%%%%%%%%%%%%%%%%%%%%%%%%%%%%%%%%%%%%%
%% 2D
str = fprintf('Estimation of 2D location with Decision Tree Algorithm \n');
figure;
str = fprintf('Number of nodes: %d\n', nodes);
for i=1:nodes
    plot(xl(i),yl(i),'b.','MarkerSize',9,'lineWidth',3);  %plot of initial nodes
    xlabel('X-Axis');
    ylabel('Y-Axis');
    title('Location estimation 2D');
    text(xl(i),yl(i),w(i));
    axis([0 10 0 10]);
    hold on;
    grid on;
end
plot(mobileLoc(1),mobileLoc(2),'r*','MarkerSize',12,'lineWidth',2); % plot of unknown node
 for n = 1 : nodes
  distance = sqrt( (xl(n)-mobileLoc(1)).^2 + (yl(n)-mobileLoc(2)).^2 ); % distance calculation with respected n known node
  d3(n)=distance;
  str = fprintf('Actual distance from node-%d: %d \n',n, d3(n));
 end
str = fprintf('Calculation of Received Signal Strength by log-normal model \n');
str = fprintf('Path loss for reference distance: %ddB \n', P0);
str = fprintf('Path loss exponent: %d \n', N);
str = fprintf('Reference distance: %dm \n', d0);
str = fprintf('Noise variance: %d \n', sigma);
 for i=1:nodes 
P1(i)=(P0-(10*N*log10(d3(i)/d0))+sigma); % received signal strength
str = fprintf('Received Signal Strength from node-%d: %d \n',i, P1(i));
end
for i=1:nodes
d4(i)=(10^((P0-P1(i))/(10*N))); %estimated distance from RSS
str = fprintf('Estimated distance from node-%d: %d \n',i, d4(i));
end
Ba=sort(d3);
Ca=sort(d4);
R2=[];
for k=1:3
    for i=1:nodes
        if Ca(k)==d4(i)
           Ra=[xl(i) yl(i)];  %selecting good signal strength nodes
           R2=[R2;Ra];
           str = fprintf('Node with Good signal strength: Node-%d \n',i);
        end
    end
end
Dab=sqrt(((R2(1,1)-R2(2,1))^2) + ((R2(1,2)-R2(2,2))^2));
Dbc=sqrt(((R2(2,1)-R2(3,1))^2) + ((R2(2,2)-R2(3,2))^2));
Dca=sqrt(((R2(3,1)-R2(1,1))^2) + ((R2(3,2)-R2(1,2))^2));
CA=Ca(1)+Ca(2);
CB=Ca(2)+Ca(3);
CC=Ca(3)+Ca(1);
%Estimation of point m1 between r1 and r2
if Dab == CA
        Pa1=[(((Ca(2)*R2(1,1))-(Ca(1)*R2(2,1)))/(Ca(1)+Ca(2))) (((Ca(2)*R2(1,2))-(Ca(1)*R2(2,2)))/(Ca(1)+Ca(2)))];
        PQ1=Pa1;
elseif Dab>(Ca(1)+Ca(2))
        Pb1=[(((Ca(2)*R2(1,1))+(Ca(1)*R2(2,1)))/(Ca(1)+Ca(2))) (((Ca(2)*R2(1,2))+(Ca(1)*R2(2,2)))/(Ca(1)+Ca(2)))];
        PQ1=Pb1;
elseif Dab==abs(((Ca(1)-Ca(2))))
        Pc1=[(((Ca(2)*R2(1,1))-(Ca(1)*R2(2,1)))/(Ca(2)-Ca(1))) (((Ca(2)*R2(1,2))-(Ca(1)*R2(2,2)))/(Ca(2)-Ca(1)))];
        PQ1=Pc1;
elseif abs(((Ca(1)-Ca(2))))<Dab<CA
        Vab=(((Ca(2)^2) - (Ca(1)^2) - (R2(2,1)^2) + (R2(1,1)^2) - (R2(2,2)^2) + (R2(1,2)^2))/2);
        aa1=((((R2(1,2)-R2(2,2))^2)/((R2(1,1)-R2(2,1))^2))+1);
        bb1=((((-2)*(Vab)*(R2(1,2)-R2(2,2)))/((R2(1,1)-R2(2,1))^2)) + ((2*R2(1,1)*(R2(1,2)-R2(2,2)))/((R2(1,1)-R2(2,1)))) - (2*R2(1,2)));
        cc1=(((Vab^2)/((R2(1,1)-R2(2,1))^2)) + (R2(1,1)^2) - ((2*Vab*R2(1,1))/((R2(1,1)-R2(2,1)))) + (R2(1,2)^2) - (Ca(1)^2));
        ya1=((-bb1) + sqrt((bb1^2)-(4*aa1*cc1)))/(2*aa1);
        ya2=((-bb1) - sqrt((bb1^2)-(4*aa1*cc1)))/(2*aa1);
        xa1=((Vab - (ya1*((R2(1,2)-R2(2,2)))))/((R2(1,1)-R2(2,1))));
        xa2=((Vab - (ya2*((R2(1,2)-R2(2,2)))))/((R2(1,1)-R2(2,1))));
        Pdd1=[((xa1+xa2)/2) ((ya1+ya2)/2)];
        Pd1=[(((Ca(2)*R2(1,1))-(Ca(1)*R2(2,1)))/(Ca(2)-Ca(1))) (((Ca(2)*R2(1,2))-(Ca(1)*R2(2,2)))/(Ca(2)-Ca(1)))];
        PQ1=Pdd1;
else
        Pe1=[(((Ca(2)*R2(1,1))-(Ca(1)*R2(2,1)))/(Ca(1)-Ca(2))) (((Ca(2)*R2(1,2))-(Ca(1)*R2(2,2)))/(Ca(1)-Ca(2)))];
        PQ1=Pe1;
end
%Estimation of point m2 between r2 and r3
if Dbc == CB
        Pa2=[(((Ca(3)*R2(2,1))-(Ca(2)*R2(3,1)))/(Ca(2)+Ca(3))) (((Ca(3)*R2(2,2))-(Ca(2)*R2(3,2)))/(Ca(2)+Ca(3)))];
        PQ2=Pa2;
elseif Dbc>(Ca(2)+Ca(3))
        Pb2=[(((Ca(3)*R2(2,1))+(Ca(2)*R2(3,1)))/(Ca(2)+Ca(3))) (((Ca(3)*R2(2,2))+(Ca(2)*R2(3,2)))/(Ca(2)+Ca(3)))];
        PQ2=Pb2;
elseif Dbc==abs(((Ca(2)-Ca(3))))
        Pc2=[(((Ca(3)*R2(2,1))-(Ca(2)*R2(3,1)))/(Ca(3)-Ca(2))) (((Ca(3)*R2(2,2))-(Ca(2)*R2(3,2)))/(Ca(3)-Ca(2)))];
        PQ2=Pc2;
elseif abs(((Ca(2)-Ca(3))))<Dbc<CB
        Vbc=(((Ca(3)^2) - (Ca(2)^2) - (R2(3,1)^2) + (R2(2,1)^2) - (R2(3,2)^2) + (R2(2,2)^2))/2);
        aa2=((((R2(2,2)-R2(3,2))^2)/((R2(2,1)-R2(3,1))^2))+1);
        bb2=((((-2)*(Vbc)*(R2(2,2)-R2(3,2)))/((R2(2,1)-R2(3,1))^2)) + ((2*R2(2,1)*(R2(2,2)-R2(3,2)))/((R2(2,1)-R2(3,1)))) - (2*R2(2,2)));
        cc2=(((Vbc^2)/((R2(2,1)-R2(3,1))^2)) + (R2(2,1)^2) - ((2*Vbc*R2(2,1))/((R2(2,1)-R2(3,1)))) + (R2(2,2)^2) - (Ca(2)^2));
        yb1=((-bb2) + sqrt((bb2^2)-(4*aa2*cc2)))/(2*aa2);
        yb2=((-bb2) - sqrt((bb2^2)-(4*aa2*cc2)))/(2*aa2);
        xb1=((Vbc - (yb1*((R2(2,2)-R2(3,2)))))/((R2(2,1)-R2(3,1))));
        xb2=((Vbc - (yb2*((R2(2,2)-R2(3,2)))))/((R2(2,1)-R2(3,1))));
        Pdd2=[((xb1+xb2)/2) ((yb1+yb2)/2)];
        Pd2=[(((Ca(3)*R2(2,1))-(Ca(2)*R2(3,1)))/(Ca(3)-Ca(2))) (((Ca(3)*R2(2,2))-(Ca(2)*R2(3,2)))/(Ca(3)-Ca(2)))];
        PQ2=Pdd2;
else
        Pe2=[(((Ca(3)*R2(2,1))-(Ca(2)*R2(3,1)))/(Ca(2)-Ca(3))) (((Ca(3)*R2(2,2))-(Ca(2)*R2(3,2)))/(Ca(2)-Ca(3)))];
        PQ2=Pe2;
end
%Estimation of point m3 between r3 and r1
if Dca == CC
        Pa3=[(((Ca(1)*R2(3,1))-(Ca(3)*R2(1,1)))/(Ca(3)+Ca(1))) (((Ca(1)*R2(3,2))-(Ca(3)*R2(1,2)))/(Ca(3)+Ca(1)))];
        PQ3=Pa3;
elseif Dca>(Ca(3)+Ca(1))
        Pb3=[(((Ca(1)*R2(3,1))+(Ca(3)*R2(1,1)))/(Ca(3)+Ca(1))) (((Ca(1)*R2(3,2))+(Ca(3)*R2(1,2)))/(Ca(3)+Ca(1)))];
        PQ3=Pb3;
elseif Dca==abs(((Ca(3)-Ca(1))))
        Pc3=[(((Ca(1)*R2(3,1))-(Ca(3)*R2(1,1)))/(Ca(3)-Ca(1))) (((Ca(1)*R2(3,2))-(Ca(3)*R2(1,2)))/(Ca(3)-Ca(1)))];
        PQ3=Pc3;
elseif abs(((Ca(3)-Ca(1))))<Dca<CC
        Vca=(((Ca(1)^2) - (Ca(3)^2) - (R2(1,1)^2) + (R2(3,1)^2) - (R2(1,2)^2) + (R2(3,2)^2))/2);
        aa3=((((R2(3,2)-R2(1,2))^2)/((R2(3,1)-R2(1,1))^2))+1);
        bb3=((((-2)*(Vca)*(R2(3,2)-R2(1,2)))/((R2(3,1)-R2(1,1))^2)) + ((2*R2(3,1)*(R2(3,2)-R2(1,2)))/((R2(3,1)-R2(1,1)))) - (2*R2(3,2)));
        cc3=(((Vca^2)/((R2(3,1)-R2(1,1))^2)) + (R2(3,1)^2) - ((2*Vca*R2(3,1))/((R2(3,1)-R2(1,1)))) + (R2(3,2)^2) - (Ca(3)^2));
        yc1=((-bb3) + sqrt((bb3^2)-(4*aa3*cc3)))/(2*aa3);
        yc2=((-bb3) - sqrt((bb3^2)-(4*aa3*cc3)))/(2*aa3);
        xc1=((Vca - (yc1*((R2(3,2)-R2(1,2)))))/((R2(3,1)-R2(1,1))));
        xc2=((Vca - (yc2*((R2(3,2)-R2(1,2)))))/((R2(3,1)-R2(1,1))));
        Pdd3=[((xc1+xc2)/2) ((yc1+yc2)/2)];
        Pd3=[(((Ca(1)*R2(3,1))-(Ca(3)*R2(1,1)))/(Ca(3)-Ca(1))) (((Ca(1)*R2(3,2))-(Ca(3)*R2(1,2)))/(Ca(3)-Ca(1)))];
        PQ3=Pdd3;
else
        Pe3=[(((Ca(1)*R2(3,1))-(Ca(3)*R2(1,1)))/(Ca(1)-Ca(3))) (((Ca(1)*R2(3,2))-(Ca(3)*R2(1,2)))/(Ca(1)-Ca(3)))];
        PQ3=Pe3;
end 
% centroid estimation
XXM=(((PQ1(1)/(CA)) + (PQ2(1)/(CB)) + (PQ3(1)/(CC)))/((1/(CA)) + (1/(CB)) + (1/(CC))));
YYM=(((PQ1(2)/(CA)) + (PQ2(2)/(CB)) + (PQ3(2)/(CC)))/((1/(CA)) + (1/(CB)) + (1/(CC))));
Y = [mobileLoc(1); mobileLoc(2) 
    mobileLoc(1); mobileLoc(2)
    mobileLoc(1); mobileLoc(2)
    mobileLoc(1); mobileLoc(2)
    mobileLoc(1); mobileLoc(2)
    mobileLoc(1); mobileLoc(2)];
X = [XXM; YYM
    XXM; YYM
    XXM; YYM
    XXM; YYM
    XXM; YYM
    XXM; YYM];
train_Y = Y(1:9,:);
train_X = X(1:9,:);
test_Y = Y(10:12,:);
test_X = X(10:12,:);
Mdl = fitctree(train_X,train_Y);
trainPred = predict(Mdl,test_X);
w1 = 1;
w2 = 2;
hXXM = w1*XXM + 1;
hYYM = w2*YYM + 1;
while abs(mobileLoc(1)-hXXM)>0.01
    w1 = w1 + 0.2*(mobileLoc(1)-hXXM);
    hXXM = w1*XXM + 1;
end
while abs(mobileLoc(2)-hYYM)>0.02
    w2 = w2 + 0.2*(mobileLoc(2)-hYYM);
    hYYM = w2*YYM + 1;
end
XXM = hXXM;
YYM = hYYM;
plot(XXM,YYM,'m^','MarkerSize',5,'lineWidth',6); hold on;

str = fprintf('Actual location: (%d,%d) \n',mobileLoc(1),mobileLoc(2));
str = fprintf('Estimated location with Decision Tree Algorithm: (%d,%d) \n',XXM,YYM);
for n=1:nodes
    line([xl(n) mobileLoc(1)], [yl(n) mobileLoc(2)],'LineStyle', ':');
end
for n=1:3
    line([R2(n,1) XXM], [R2(n,2) YYM],'LineStyle', '-');
end
legend('Node-1','Node-2','Node-3','Node-4','Node-5','Node-6','Node-7','Node-8','Node-9','Actual Location','Estimated location','Location','EastOutside');
str = fprintf('\n');
Pe3=(1/3)*((mobileLoc(1) - XM)^2 + (mobileLoc(2) - YM)^2 + (mobileLoc(3) - ZM)^2);
str = fprintf('Mean Square Error for 3D Position: %dm \n',Pe3);
Pe2=(1/3)*((mobileLoc(1) - XXM)^2 + (mobileLoc(2) - YYM)^2);
str = fprintf('Mean Square Error for 2D Position: %dm \n',Pe2);